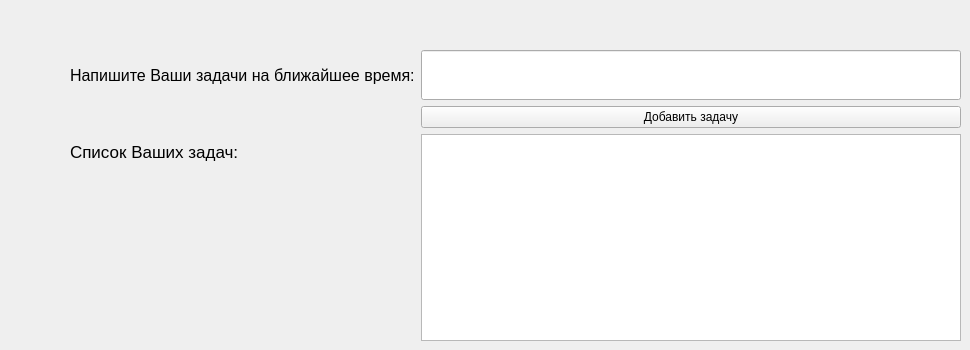
        <widget class="QWidget" name="Tasks">
         <attribute name="title">
          <string>Список задач</string>
         </attribute>
         <widget class="QWidget" name="formLayoutWidget_2">
          <property name="geometry">
           <rect>
            <x>70</x>
            <y>50</y>
            <width>891</width>
            <height>291</height>
           </rect>
          </property>
          <layout class="QFormLayout" name="formLayout_5">
           <item row="0" column="0">
            <widget class="QLabel" name="label_4">
             <property name="minimumSize">
              <size>
               <width>0</width>
               <height>50</height>
              </size>
             </property>
             <property name="font">
              <font>
               <pointsize>12</pointsize>
              </font>
             </property>
             <property name="text">
              <string>Напишите Ваши задачи на ближайшее время:</string>
             </property>
            </widget>
           </item>
           <item row="0" column="1">
            <widget class="QLineEdit" name="Enter_Task">
             <property name="sizePolicy">
              <sizepolicy hsizetype="Preferred" vsizetype="Preferred">
               <horstretch>0</horstretch>
               <verstretch>0</verstretch>
              </sizepolicy>
             </property>
             <property name="maximumSize">
              <size>
               <width>16777215</width>
               <height>50</height>
              </size>
             </property>
            </widget>
           </item>
           <item row="2" column="0">
            <widget class="QLabel" name="label_5">
             <property name="font">
              <font>
               <pointsize>13</pointsize>
              </font>
             </property>
             <property name="text">
              <string>Список Ваших задач:</string>
             </property>
            </widget>
           </item>
           <item row="2" column="1">
            <widget class="QListWidget" name="List_Task"/>
           </item>
           <item row="1" column="1">
            <widget class="QPushButton" name="Add_Task">
             <property name="text">
              <string>Добавить задачу</string>
             </property>
            </widget>
           </item>
          </layout>
         </widget>
        </widget>
